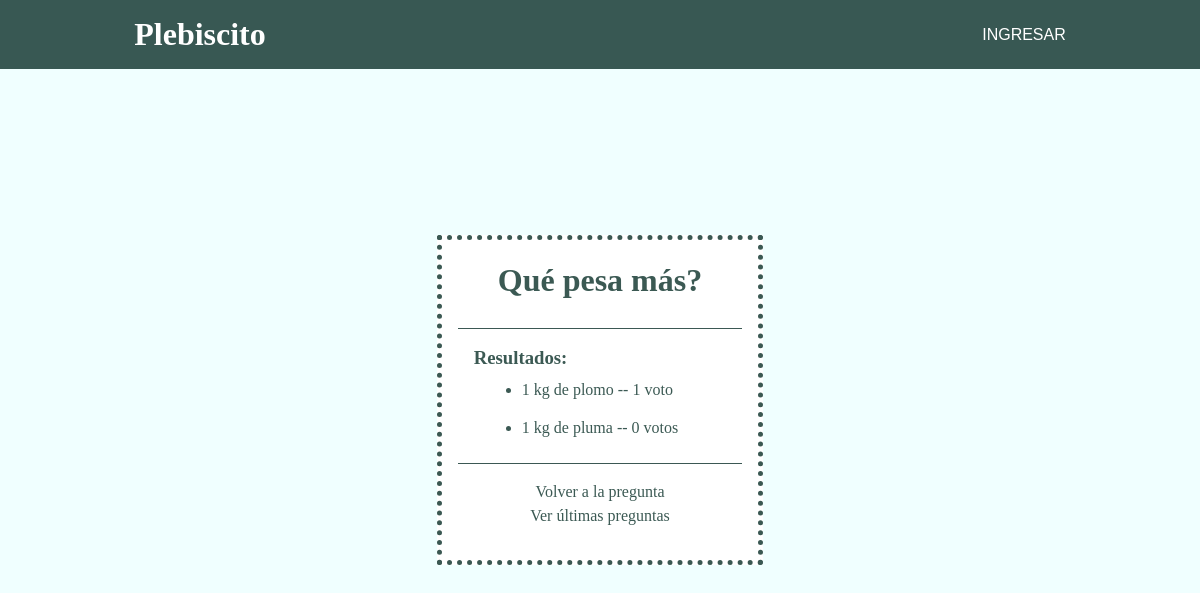
/polls/1/results, run on the app's committed database.
### polls/models.py (models this page shows, shortened)
class Question(models.Model):
    question_text = models.CharField(max_length=200)
    pub_date = models.DateTimeField('Fecha de publicación')
    def was_published_recently(self):
        now = timezone.now()
        return now - datetime.timedelta(days=1) <= self.pub_date <=now
    was_published_recently.admin_order_field = 'pub_date'
    was_published_recently.boolean = True
    was_published_recently.short_description = 'Publicado recientemente?'

class Choice(models.Model):
    question = models.ForeignKey(Question, on_delete=models.CASCADE)
    choice_text = models.CharField(max_length=200)
    votes = models.IntegerField(default=0)

### polls/views.py (the view)
# urls.py: path('<int:pk>/results', views.ResultsView.as_view(), name='results'),
class ResultsView(generic.DetailView):
    model = Question
    template_name = 'polls/results.html'

### polls/templates/polls/results.html (shortened to what this page needs)
{% extends 'base.html' %}
{% block content %}
<div class="sub-title">
  <h1>{{ question.question_text }}</h1>
</div>
<div class="sub-content">
  <h3>Resultados:</h2>
  <ul>
{% for choice in question.choice_set.all %}
  <div class="sub-option">
    <li>{{ choice.choice_text }} -- {{ choice.votes }} voto{{ choice.votes|pluralize }}</li>
  </div>
{% endfor %}
  </ul>
</div>
<div class="sub-footer">
  <a href="{% url 'polls:detail' question.id %}">Volver a la pregunta</a>
  <br><a href="{% url 'polls:index' %}">Ver últimas preguntas</a>
{% endblock %}

### polls/templates/base.html (style rules this page uses)
* { margin: 0; padding: 0; }
*, *::before, *::after { box-sizing: border-box; }
:root { --background: rgba(10, 47, 40, 0.8); }
h1, h2, h3 { font-family: 'Times New Roman', Times, serif; }
.content a:any-link { color: var(--background); text-decoration: none; }
.sub-title { text-align: center; padding-bottom: 1.5em; border-bottom: 1px solid var(--background); }
.sub-content { padding: 1em; line-height: 1.4; }
.sub-option { padding: .5em 3em; }
.sub-footer { padding: 1em; text-align: center; border-top: 1px solid var(--background); }

### data on the page
Question: question_text "Qué pesa más?"
Choice: choice_text "1 kg de plomo", votes "1"
Choice: choice_text "1 kg de pluma", votes "0"
